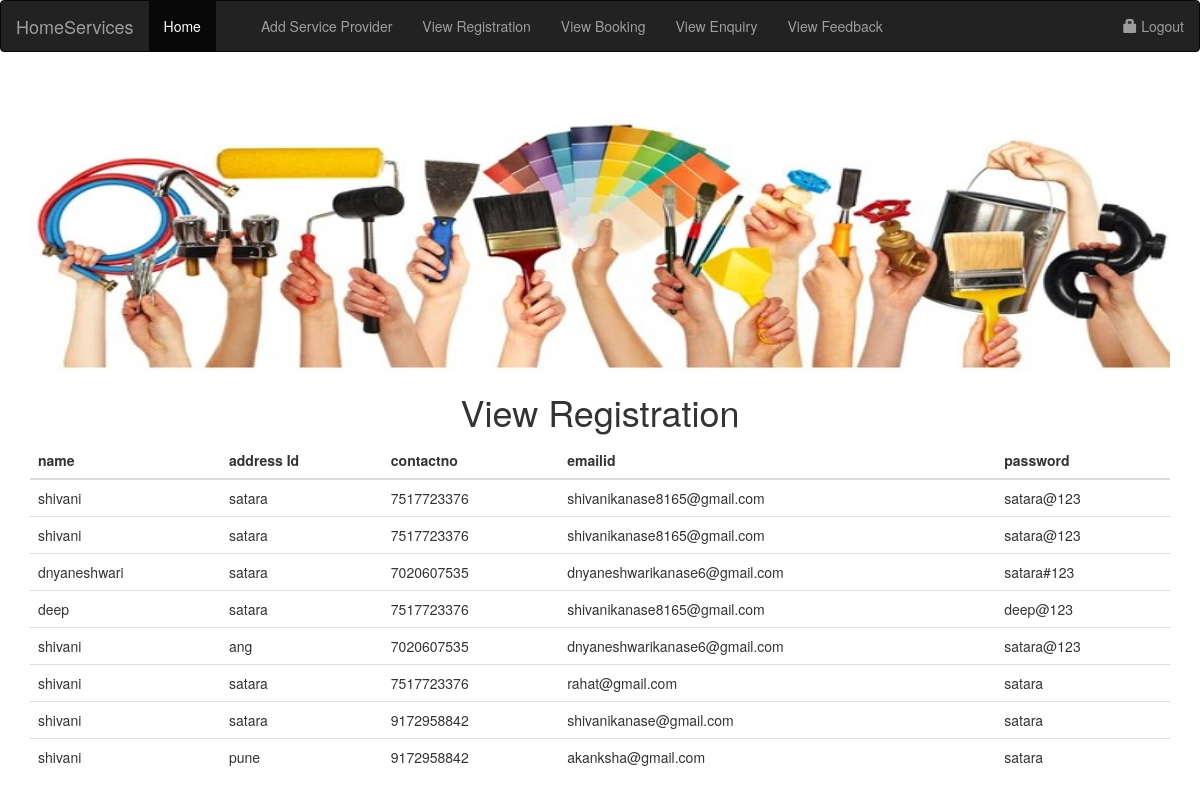
Page /admin/viewreg.php on the committed database.
### tables this page shows
CREATE TABLE `registration` (
  `name` varchar(50) NOT NULL,
  `address` varchar(100) NOT NULL,
  `contactno` varchar(15) NOT NULL,
  `emailid` varchar(50) NOT NULL,
  `password` varchar(15) NOT NULL
);

### admin/viewreg.php (the view)
<?php
include("header.php");
?>
<h1 align=center>View Registration</h1>
 <table class="table">
    <thead>
      <tr>
        <th>name</th>
        <th>address Id</th>
        <th>contactno</th>
        <th>emailid</th>
       <th>password</th>
      </tr>
    </thead>
    <tbody>
<?php
include("../connection.php");
$rs=mysqli_query($cn,"select * from registration ");
while($a=mysqli_fetch_array($rs))
{
 extract($a);
echo "<tr><td>$name</td><td>$address</td><td>$contactno</td><td>
$emailid</td><td>$password</td></tr>";
}
?>
    </tbody>
  </table>
<?php
include("footer.php");
?>

### rows in the picture
registration: name "shivani", address "satara", contactno "7517723376", emailid "shivanikanase8165@gmail.com", password "satara@123"
registration: name "shivani", address "satara", contactno "7517723376", emailid "shivanikanase8165@gmail.com", password "satara@123"
registration: name "dnyaneshwari", address "satara", contactno "7020607535", emailid "dnyaneshwarikanase6@gmail.com", password "satara#123"
registration: name "deep", address "satara", contactno "7517723376", emailid "shivanikanase8165@gmail.com", password "deep@123"
registration: name "shivani", address "ang", contactno "7020607535", emailid "dnyaneshwarikanase6@gmail.com", password "satara@123"
registration: name "shivani", address "satara", contactno "7517723376", emailid "rahat@gmail.com", password "satara"
registration: name "shivani", address "satara", contactno "9172958842", emailid "shivanikanase@gmail.com", password "satara"
registration: name "shivani", address "pune", contactno "9172958842", emailid "akanksha@gmail.com", password "satara"
